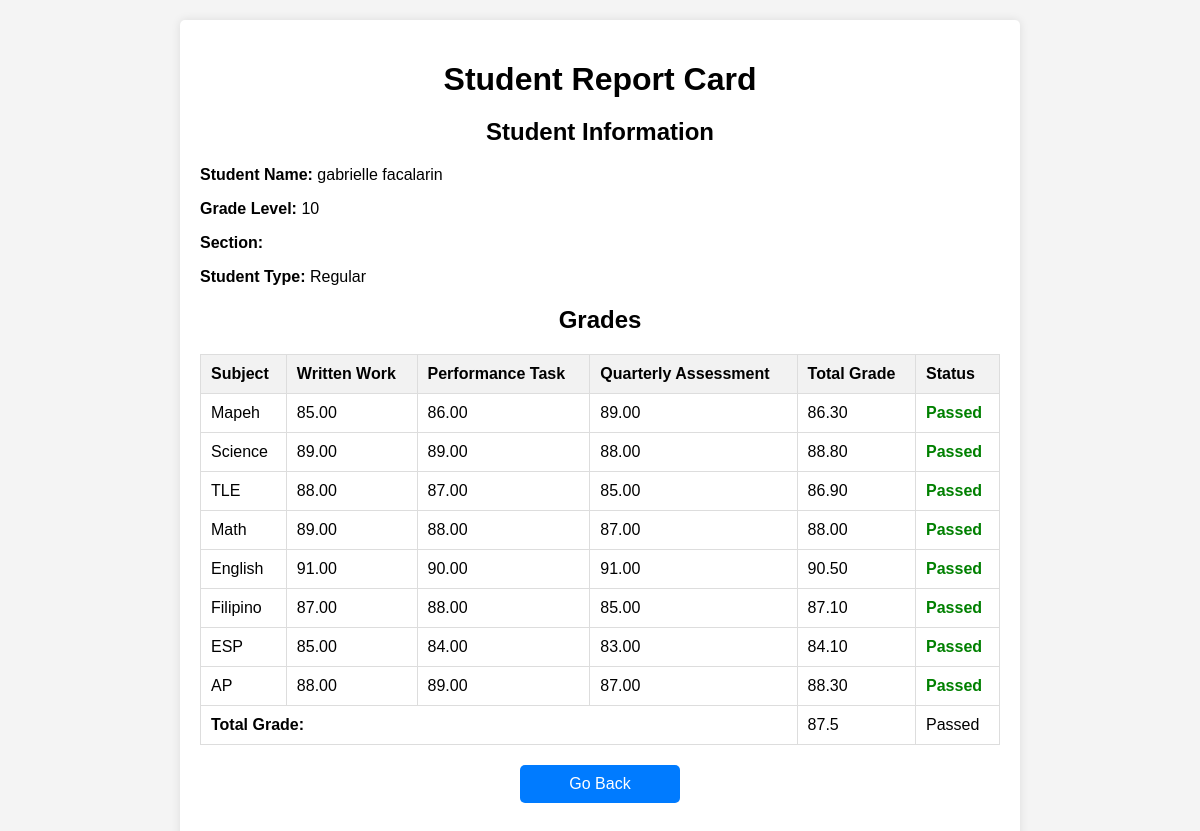
The page /php_group5/show_reportC.php?student_id=32 on the database its author committed.
### tables this page shows
CREATE TABLE `students` (
  `student_id` int(11) NOT NULL,
  `student_name` varchar(255) NOT NULL,
  `grade_level` int(11) NOT NULL,
  `is_science` tinyint(1) NOT NULL DEFAULT 0,
  `section_name` varchar(255) NOT NULL,
  `grade_level_id` int(11) NOT NULL,
  `section_id` int(11) DEFAULT NULL
);

CREATE TABLE `student_grades` (
  `id` int(11) NOT NULL,
  `student_id` int(11) NOT NULL,
  `written_work` decimal(5,2) DEFAULT NULL,
  `performance_task` decimal(5,2) DEFAULT NULL,
  `quarterly_assessment` decimal(5,2) DEFAULT NULL,
  `total_grade` decimal(5,2) NOT NULL,
  `subject_id` int(11) NOT NULL,
  `grading_period_id` int(11) NOT NULL
);

CREATE TABLE `subjects` (
  `id` int(11) NOT NULL,
  `subject_name` varchar(255) NOT NULL
);

### php_group5/show_reportC.php (the view, shortened to what this page needs)
<!DOCTYPE html>
<html lang="en">
<head>
</head>
<body>
    <div class="container">
        <h1>Student Report Card</h1>
        <?php
$hostName = "localhost";
$dbUser = "root";
$dbPassword = "";
$dbName = "users";
$conn = mysqli_connect($hostName, $dbUser, $dbPassword, $dbName);
$totalGradeAllSubjects = 0;
$subjectCount = 0;
if (isset($_GET['student_id']) && !empty($_GET['student_id'])) {
    $studentId = $_GET['student_id'];
    $sqlStudent = "SELECT * FROM students WHERE student_id = ?";
    $stmtStudent = mysqli_stmt_init($conn);
    if (mysqli_stmt_prepare($stmtStudent, $sqlStudent)) {
        mysqli_stmt_bind_param($stmtStudent, "i", $studentId);
        mysqli_stmt_execute($stmtStudent);
        $resultStudent = mysqli_stmt_get_result($stmtStudent);
        if (mysqli_num_rows($resultStudent) > 0) {
            $studentData = mysqli_fetch_assoc($resultStudent);
            $studentName = $studentData['student_name'];
            $gradeLevel = $studentData['grade_level'];
            $sectionName = $studentData['section_name'];
            $isScience = $studentData['is_science'] == 1 ? 'Science' : 'Regular';
            echo "<h2>Student Information</h2>";
            echo "<p><strong>Student Name:</strong> $studentName</p>";
            echo "<p><strong>Grade Level:</strong> $gradeLevel</p>";
            echo "<p><strong>Section:</strong> $sectionName</p>";
            echo "<p><strong>Student Type:</strong> $isScience</p>";
            $sqlGrades = "SELECT subjects.subject_name, student_grades.written_work,
            student_grades.performance_task, student_grades.quarterly_assessment,
            student_grades.total_grade
            FROM student_grades
            INNER JOIN subjects ON student_grades.subject_id = subjects.id
            WHERE student_grades.student_id = ?";
            $stmtGrades = mysqli_stmt_init($conn);
            if (mysqli_stmt_prepare($stmtGrades, $sqlGrades)) {
                mysqli_stmt_bind_param($stmtGrades, "i", $studentId);
                mysqli_stmt_execute($stmtGrades);
                $resultGrades = mysqli_stmt_get_result($stmtGrades);
                if (mysqli_num_rows($resultGrades) > 0) {
                    echo "<h2>Grades</h2>";
                    echo "<table>";
                    echo "<tr><th>Subject</th><th>Written Work</th><th>Performance Task</th><th>Quarterly Assessment</th><th>Total Grade</th><th>Status</th></tr>";
                    while ($row = mysqli_fetch_assoc($resultGrades)) {
                        $subjectCount++;
                        $subjectName = $row['subject_name'];
                        $writtenWork = $row['written_work'];
                        $performanceTask = $row['performance_task'];
                        $quarterlyAssessment = $row['quarterly_assessment'];
                        $totalGrade = $row['total_grade'];
                        $status = $totalGrade >= 75 ? 'Passed' : 'Failed';
                        echo "<tr>";
                        echo "<td>$subjectName</td>";
                        echo "<td>$writtenWork</td>";
                        echo "<td>$performanceTask</td>";
                        echo "<td>$quarterlyAssessment</td>";
                        echo "<td>$totalGrade</td>";
                        echo "<td class='" . ($status == 'Passed' ? 'passed' : 'failed') . "'>$status</td>";
                        echo "</tr>";
                        $totalGradeAllSubjects += $totalGrade;
                    }
                    $averageGrade = $totalGradeAllSubjects / $subjectCount;
                    $overallStatus = $averageGrade >= 75 ? 'Passed' : 'Failed';
                    echo "<tr><td colspan='4'><strong>Total Grade:</strong></td><td>$averageGrade</td><td>$overallStatus</td></tr>";
                    echo "</table>";
                } else {
                    echo "No grades found for this student.";
                }
            } else {
                echo "Error preparing grades statement.";
            }
        } else {
            echo "Student not found.";
        }
    } else {
        echo "Error preparing student statement.";
    }
} else {
    echo "Student ID is missing or invalid.";
}
?>
        <a href="javascript:history.go(-1)" class="back-button">Go Back</a>
    </div>
</body>
</html>

### php_group5/show_reportC.php (style rules this page uses)
body { font-family: Arial, sans-serif; background-color: #f4f4f4; margin: 0; padding: 0; }
.container { max-width: 800px; margin: 20px auto; background-color: #fff; padding: 20px; border-radius: 5px; box-shadow: 0 0 10px rgba(0, 0, 0, 0.1); }
h1, h2, h3 { text-align: center; margin-bottom: 20px; }
table { width: 100%; border-collapse: collapse; margin-top: 20px; }
th, td { border: 1px solid #ddd; padding: 10px; text-align: left; }
th { background-color: #f2f2f2; }
.back-button { display: inline-block; padding: 10px 20px; background-color: #007bff; color: #fff; text-decoration: none; border-radius: 5px; margin-top: 20px; display: block; width: 120px; text-align: center; margin: 20px auto; }
.passed { color: green; font-weight: bold; }

### rows shown on the page
students: student_name "gabrielle facalarin", grade_level "10", is_science "Regular"
student_grades: subject.subject_name "Mapeh", written_work "85.00", performance_task "86.00", quarterly_assessment "89.00", total_grade "86.30", total_grade "Passed"
student_grades: subject.subject_name "Science", written_work "89.00", performance_task "89.00", quarterly_assessment "88.00", total_grade "88.80", total_grade "Passed"
student_grades: subject.subject_name "TLE", written_work "88.00", performance_task "87.00", quarterly_assessment "85.00", total_grade "86.90", total_grade "Passed"
student_grades: subject.subject_name "Math", written_work "89.00", performance_task "88.00", quarterly_assessment "87.00", total_grade "88.00", total_grade "Passed"
student_grades: subject.subject_name "English", written_work "91.00", performance_task "90.00", quarterly_assessment "91.00", total_grade "90.50", total_grade "Passed"
student_grades: subject.subject_name "Filipino", written_work "87.00", performance_task "88.00", quarterly_assessment "85.00", total_grade "87.10", total_grade "Passed"
student_grades: subject.subject_name "ESP", written_work "85.00", performance_task "84.00", quarterly_assessment "83.00", total_grade "84.10", total_grade "Passed"
student_grades: subject.subject_name "AP", written_work "88.00", performance_task "89.00", quarterly_assessment "87.00", total_grade "88.30", total_grade "Passed"

### other values the page prints
$averageGrade "87.5"
$overallStatus "Passed"
